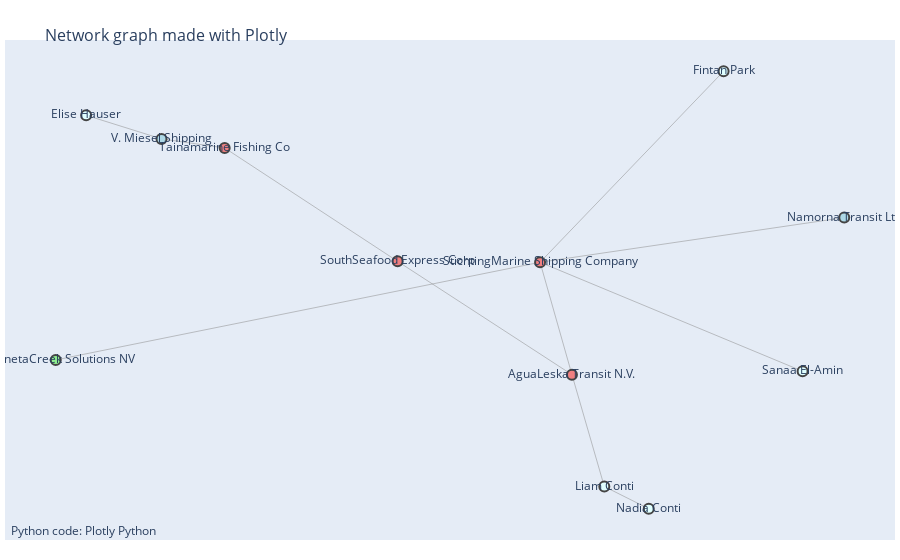

Notebook source saved alongside this figure:
### Code cell
import networkx as nx
import matplotlib.pyplot as plt
import plotly.graph_objects as go

# Create a directed graph
G = nx.node_link_graph(data)

# Set the initial node
initial_node = "SouthSeafood Express Corp"
depth = 3  # Set the desired depth

# Create a subgraph by iteratively adding neighbors
subgraph = nx.DiGraph()
subgraph.add_node(initial_node, type=df_nodes[df_nodes['id'] == initial_node]['type'].values[0])  # Add the initial node to the subgraph
nodes_to_explore = [(initial_node, 0)]  # Initialize with the initial node and depth 0

# Explore neighbors up to the specified depth
while nodes_to_explore:
    node, node_depth = nodes_to_explore.pop(0)  # Get the next node to explore
    if node_depth < depth:
        neighbors = list(G.neighbors(node)) + list(G.predecessors(node))  # Get neighbors and predecessors
        for neighbor in neighbors:
            if neighbor not in subgraph.nodes:
                node_type = df_nodes[df_nodes['id'] == neighbor]['type'].values[0]
                subgraph.add_node(neighbor, type=node_type)  # Add node with its type
                subgraph.add_edge(node, neighbor)
                nodes_to_explore.append((neighbor, node_depth + 1))

# Define color mapping based on node type
color_mapping = {
    'Entity.Organization.Company': 'lightblue',
    'Entity.Organization.LogisticsCompany': 'lightgreen',
    'Entity.Organization.FishingCompany': 'lightcoral',
    'Entity.Organization.FinancialCompany': 'lightyellow',
    'Entity.Organization.NewsCompany': 'lightpink',
    'Entity.Organization.NGO': 'lightgrey',
    'Entity.Person': 'lightcyan',
    'Entity.Person.CEO': 'lightorange'
}

# Create edge traces
edge_trace = go.Scatter(
    x=[],
    y=[],
    line=dict(width=0.5, color='#888'),
    hoverinfo='none',
    mode='lines')

# Add edge coordinates
for edge in subgraph.edges():
    x0, y0 = pos[edge[0]]
    x1, y1 = pos[edge[1]]
    edge_trace['x'] += (x0, x1, None)
    edge_trace['y'] += (y0, y1, None)

# Create node traces
node_trace = go.Scatter(
    x=[],
    y=[],
    text=[],
    hovertext=[],  # Initialize hovertext as an empty list
    mode='markers+text',  # Add text directly on markers
    hoverinfo='text',
    marker=dict(
        showscale=False,
        colorscale='YlGnBu',
        color=[],
        size=10,
        colorbar=dict(
            thickness=15,
            title='Node Connections',
            xanchor='left',
            titleside='right'
        ),
        line_width=2))

# Add node coordinates and tooltips
for node in subgraph.nodes():
    x, y = pos[node]  # Assuming you have pos defined
    node_trace['x'] += (x,)
    node_trace['y'] += (y,)
    node_trace['text'] += (node,)  # Only the name of the node
    node_data = df_nodes[df_nodes['id'] == node].to_dict('records')[0]
    node_trace['hovertext'] += (f"<b>{node}</b><br>{'<br>'.join([f'{key}: {value}' for key, value in node_data.items()])}",)  # Additional data when hovering
    node_trace['marker']['color'] += (color_mapping[subgraph.nodes[node]['type']],)

# Create figure
fig = go.Figure(data=[edge_trace, node_trace],
                layout=go.Layout(
                    title='<br>Network graph made with Plotly',
                    titlefont_size=16,
                    showlegend=False,
                    hovermode='closest',
                    hoverlabel=dict(
                        bgcolor='rgba(255, 255, 255, 0.8)',  # Transparent background color for hover label
                    ),
                    margin=dict(b=20, l=5, r=5, t=40),
                    annotations=[dict(
                        text="Python code: <a href='https://plotly.com/python/'>Plotly Python</a>",
                        showarrow=False,
                        xref="paper", yref="paper",
                        x=0.005, y=-0.002)],
                    xaxis=dict(showgrid=False, zeroline=False, showticklabels=False),
                    yaxis=dict(showgrid=False, zeroline=False, showticklabels=False))
                )

# Show plot
fig.show()

### Figure 1 — Plotly figure (JSON) as saved in the notebook; plotly's stock layout.template omitted (floating-point values rounded to 4 significant figures)
{"data": [{"hoverinfo": "none", "line": {"color": "#888", "width": 0.5}, "mode": "lines", "type": "scatter", "x": [-0.1783, 0.2408, null, -0.1783, -0.594, null, 0.2408, 0.1642, null, 0.2408, 0.3186, null, -0.594, -0.7458, null, 0.1642, 0.8954, null, 0.1642, -1, null, 0.1642, 0.6053, null, 0.1642, 0.7953, null, 0.3186, 0.4254, null, -0.7458, -0.927, null], "y": [0.06074, -0.3989, null, 0.06074, 0.5206, null, -0.3989, 0.05703, null, -0.3989, -0.8526, null, 0.5206, 0.5573, null, 0.05703, 0.2382, null, 0.05703, -0.3392, null, 0.05703, 0.8317, null, 0.05703, -0.3852, null, -0.8526, -0.9428, null, 0.5573, 0.6532, null]}, {"hoverinfo": "text", "hovertext": ["<b>SouthSeafood Express Corp</b><br>type: Entity.Organization.FishingCompany<br>country: Oceanus<br>ProductServices: Fishing and other related activities<br>PointOfContact: Luce du Adam<br>HeadOfOrg: Achille Forza<br>founding_date: 2032-11-05 00:00:00<br>revenue: 6529.36<br>TradeDescription: Offering comprehensive fishing solutions and related activities, ensuring sustainable practices and top-quality seafood products harvested from pristine waters worldwide.<br>_last_edited_by: Pelagia Alethea Mordoch<br>_last_edited_date: 2035-01-01 00:00:00<br>_date_added: 2035-01-01 00:00:00<br>_raw_source: Existing Corporate Structure Data<br>_algorithm: Automatic Import<br>id: SouthSeafood Express Corp<br>dob: NaT", "<b>AguaLeska Transit N.V.</b><br>type: Entity.Organization.FishingCompany<br>country: Oceanus<br>ProductServices: Fish and seafood products<br>PointOfContact: Mary Gaines<br>HeadOfOrg: Angela Vasquez<br>founding_date: 2032-08-30 00:00:00<br>revenue: 49556.34<br>TradeDescription: As a leading provider of fish and seafood products, this company offers an extensive selection of meticulously sourced offerings to satisfy the diverse culinary preferences of consumers and businesses.<br>_last_edited_by: Pelagia Alethea Mordoch<br>_last_edited_date: 2035-01-01 00:00:00<br>_date_added: 2035-01-01 00:00:00<br>_raw_source: Existing Corporate Structure Data<br>_algorithm: Automatic Import<br>id: AguaLeska Transit N.V.<br>dob: NaT", "<b>Tainamarine Fishing Co</b><br>type: Entity.Organization.FishingCompany<br>country: Oceanus<br>ProductServices: Fish and seafood products<br>PointOfContact: Jeffrey Wilson<br>HeadOfOrg: Mario Sandoval<br>founding_date: 2035-05-20 00:00:00<br>revenue: 77826.74<br>TradeDescription: Offering an extensive range of premium fish and seafood products sourced from sustainable fisheries, ensuring exceptional quality and freshness for culinary enthusiasts worldwide.<br>_last_edited_by: Niklaus Oberon<br>_last_edited_date: 2035-06-15 00:00:00<br>_date_added: 2035-06-15 00:00:00<br>_raw_source: Oceanus Corporations Monthly - May '35<br>_algorithm: Manual Entry<br>id: Tainamarine Fishing Co<br>dob: NaT", "<b>StichtingMarine Shipping Company</b><br>type: Entity.Organization.FishingCompany<br>country: Oceanus<br>ProductServices: Fish and seafood products<br>PointOfContact: Tammy Lane<br>HeadOfOrg: Andrea Gallagher<br>founding_date: 2031-05-01 00:00:00<br>revenue: 9652.46<br>TradeDescription: Bringing the finest selection of responsibly sourced fish and seafood products to your table, ensuring freshness, quality, and culinary excellence in every bite.<br>_last_edited_by: Pelagia Alethea Mordoch<br>_last_edited_date: 2035-01-01 00:00:00<br>_date_added: 2035-01-01 00:00:00<br>_raw_source: Existing Corporate Structure Data<br>_algorithm: Automatic Import<br>id: StichtingMarine Shipping Company<br>dob: NaT", "<b>Liam Conti</b><br>type: Entity.Person<br>country: Oceanus<br>ProductServices: nan<br>PointOfContact: nan<br>HeadOfOrg: nan<br>founding_date: NaT<br>revenue: nan<br>TradeDescription: nan<br>_last_edited_by: Pelagia Alethea Mordoch<br>_last_edited_date: 2035-01-01 00:00:00<br>_date_added: 2035-01-01 00:00:00<br>_raw_source: Existing Corporate Structure Data<br>_algorithm: Automatic Import<br>id: Liam Conti<br>dob: 2010-08-16 00:00:00", "<b>V. Miesel Shipping</b><br>type: Entity.Organization.Company<br>country: Nalakimani<br>ProductServices: Seafood products<br>PointOfContact: Elise Hauser<br>HeadOfOrg: Helena Abraham Valverde<br>founding_date: 2035-05-18 00:00:00<br>revenue: 29757.05<br>TradeDescription: Your trusted source for a diverse selection of high-quality seafood products, meticulously sourced and prepared to elevate culinary experiences worldwide.<br>_last_edited_by: Niklaus Oberon<br>_last_edited_date: 2035-06-15 00:00:00<br>_date_added: 2035-06-15 00:00:00<br>_raw_source: Oceanus Corporations Monthly - May '35<br>_algorithm: Manual Entry<br>id: V. Miesel Shipping<br>dob: NaT", "<b>Namorna Transit Ltd</b><br>type: Entity.Organization.Company<br>country: Nalakimani<br>ProductServices: Seafood products<br>PointOfContact: Sanaa El-Amin<br>HeadOfOrg: Donald Carson<br>founding_date: 2035-05-18 00:00:00<br>revenue: 29862.48<br>TradeDescription: Bringing the bounty of the ocean to your table with an extensive range of meticulously sourced and quality-assured seafood products.<br>_last_edited_by: Niklaus Oberon<br>_last_edited_date: 2035-06-15 00:00:00<br>_date_added: 2035-06-15 00:00:00<br>_raw_source: Oceanus Corporations Monthly - May '35<br>_algorithm: Manual Entry<br>id: Namorna Transit Ltd<br>dob: NaT", "<b>SavanetaCreek Solutions NV</b><br>type: Entity.Organization.LogisticsCompany<br>country: Oceanus<br>ProductServices: Shipping, freight trucking and other related transportation services<br>PointOfContact: Rafael Sanchez<br>HeadOfOrg: Fintan Park<br>founding_date: 2031-01-15 00:00:00<br>revenue: 5214.44<br>TradeDescription: Your all-encompassing logistics partner, offering seamless shipping, freight trucking, and a range of related transportation services to efficiently move goods across diverse landscapes and waterways.<br>_last_edited_by: Pelagia Alethea Mordoch<br>_last_edited_date: 2035-01-01 00:00:00<br>_date_added: 2035-01-01 00:00:00<br>_raw_source: Existing Corporate Structure Data<br>_algorithm: Automatic Import<br>id: SavanetaCreek Solutions NV<br>dob: NaT", "<b>Fintan Park</b><br>type: Entity.Person<br>country: Oceanus<br>ProductServices: nan<br>PointOfContact: nan<br>HeadOfOrg: nan<br>founding_date: NaT<br>revenue: nan<br>TradeDescription: nan<br>_last_edited_by: Pelagia Alethea Mordoch<br>_last_edited_date: 2035-01-01 00:00:00<br>_date_added: 2035-01-01 00:00:00<br>_raw_source: Existing Corporate Structure Data<br>_algorithm: Automatic Import<br>id: Fintan Park<br>dob: 2006-06-22 00:00:00", "<b>Sanaa El-Amin</b><br>type: Entity.Person<br>country: Oceanus<br>ProductServices: nan<br>PointOfContact: nan<br>HeadOfOrg: nan<br>founding_date: NaT<br>revenue: nan<br>TradeDescription: nan<br>_last_edited_by: Pelagia Alethea Mordoch<br>_last_edited_date: 2035-01-01 00:00:00<br>_date_added: 2035-01-01 00:00:00<br>_raw_source: Existing Corporate Structure Data<br>_algorithm: Automatic Import<br>id: Sanaa El-Amin<br>dob: 1999-01-22 00:00:00", "<b>Nadia Conti</b><br>type: Entity.Person<br>country: Oceanus<br>ProductServices: nan<br>PointOfContact: nan<br>HeadOfOrg: nan<br>founding_date: NaT<br>revenue: nan<br>TradeDescription: nan<br>_last_edited_by: Pelagia Alethea Mordoch<br>_last_edited_date: 2035-01-01 00:00:00<br>_date_added: 2035-01-01 00:00:00<br>_raw_source: Existing Corporate Structure Data<br>_algorithm: Automatic Import<br>id: Nadia Conti<br>dob: 1988-04-06 00:00:00", "<b>Elise Hauser</b><br>type: Entity.Person<br>country: Oceanus<br>ProductServices: nan<br>PointOfContact: nan<br>HeadOfOrg: nan<br>founding_date: NaT<br>revenue: nan<br>TradeDescription: nan<br>_last_edited_by: Niklaus Oberon<br>_last_edited_date: 2035-06-15 00:00:00<br>_date_added: 2035-06-15 00:00:00<br>_raw_source: Oceanus Corporations Monthly - May '35<br>_algorithm: Manual Entry<br>id: Elise Hauser<br>dob: 2006-03-22 00:00:00"], "marker": {"color": ["lightcoral", "lightcoral", "lightcoral", "lightcoral", "lightcyan", "lightblue", "lightblue", "lightgreen", "lightcyan", "lightcyan", "lightcyan", "lightcyan"], "colorbar": {"thickness": 15, "title": {"side": "right", "text": "Node Connections"}, "xanchor": "left"}, "colorscale": [[0, "rgb(255,255,217)"], [0.125, "rgb(237,248,177)"], [0.25, "rgb(199,233,180)"], [0.375, "rgb(127,205,187)"], [0.5, "rgb(65,182,196)"], [0.625, "rgb(29,145,192)"], [0.75, "rgb(34,94,168)"], [0.875, "rgb(37,52,148)"], [1, "rgb(8,29,88)"]], "line": {"width": 2}, "showscale": false, "size": 10}, "mode": "markers+text", "text": ["SouthSeafood Express Corp", "AguaLeska Transit N.V.", "Tainamarine Fishing Co", "StichtingMarine Shipping Company", "Liam Conti", "V. Miesel Shipping", "Namorna Transit Ltd", "SavanetaCreek Solutions NV", "Fintan Park", "Sanaa El-Amin", "Nadia Conti", "Elise Hauser"], "type": "scatter", "x": [-0.1783, 0.2408, -0.594, 0.1642, 0.3186, -0.7458, 0.8954, -1, 0.6053, 0.7953, 0.4254, -0.927], "y": [0.06074, -0.3989, 0.5206, 0.05703, -0.8526, 0.5573, 0.2382, -0.3392, 0.8317, -0.3852, -0.9428, 0.6532]}], "layout": {"annotations": [{"showarrow": false, "text": "Python code: <a href='https://plotly.com/python/'>Plotly Python</a>", "x": 0.005, "xref": "paper", "y": -0.002, "yref": "paper"}], "hoverlabel": {"bgcolor": "rgba(255, 255, 255, 0.8)"}, "hovermode": "closest", "margin": {"b": 20, "l": 5, "r": 5, "t": 40}, "showlegend": false, "title": {"font": {"size": 16}, "text": "<br>Network graph made with Plotly"}, "xaxis": {"showgrid": false, "showticklabels": false, "zeroline": false}, "yaxis": {"showgrid": false, "showticklabels": false, "zeroline": false}}}
